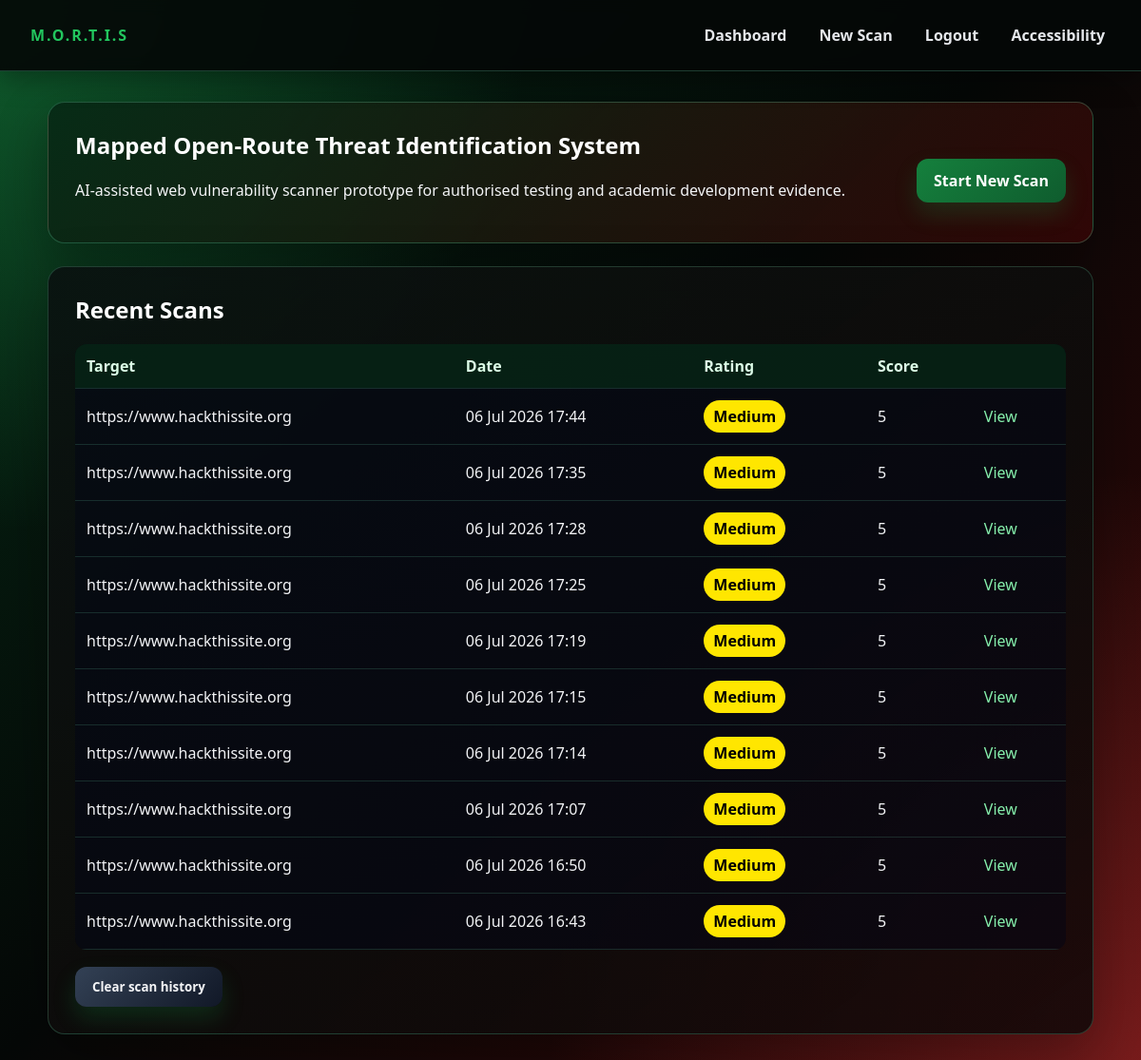
Page /dashboard (signed in) on the earlier database version.
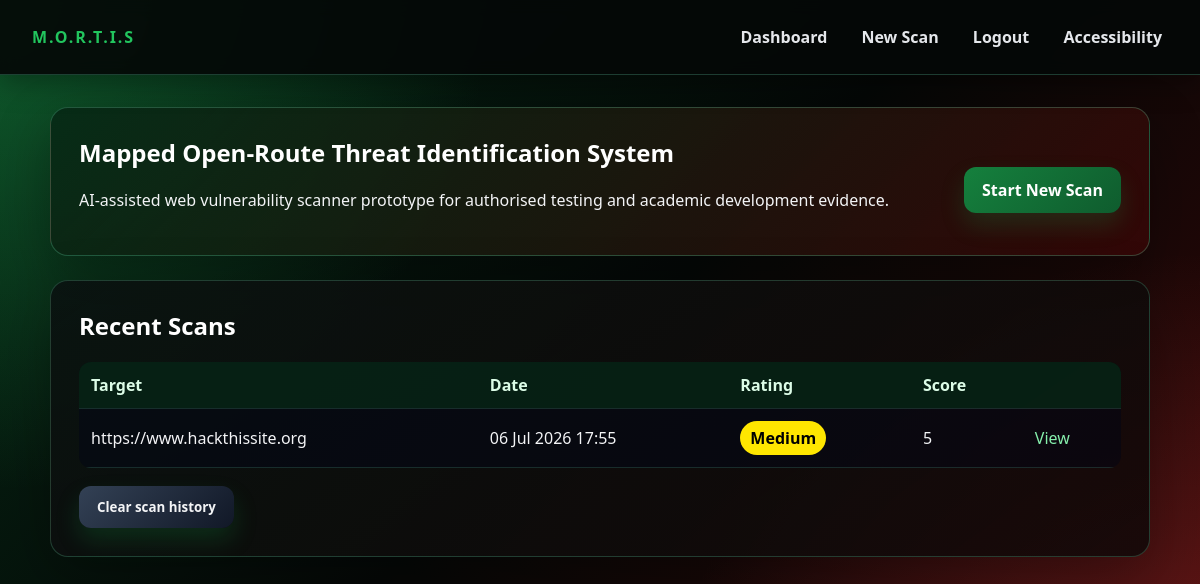
Same page on the later database version.
### app/models.py (models this page shows)
class Scan(db.Model):
    id = db.Column(db.Integer, primary_key=True)
    target_url = db.Column(db.String(500), nullable=False)
    created_at = db.Column(db.DateTime, default=datetime.utcnow)
    overall_score = db.Column(db.Integer, default=0)
    overall_rating = db.Column(db.String(20), default="Low")
    report_summary = db.Column(db.Text, default="")
    report_source = db.Column(db.String(20), default="")  # "api" | "offline" | ""
    status = db.Column(db.String(20), default="running")  # running | reporting | completed | failed
    modules_total = db.Column(db.Integer, default=0)
    modules_done = db.Column(db.Integer, default=0)
    current_module = db.Column(db.String(80), default="")
    findings = db.relationship(
        "Finding",
        backref="scan",
        cascade="all, delete-orphan",
        lazy=True,
        order_by="Finding.score.desc()"
    )

### app/routes.py (the view)
@bp.route("/dashboard")
@login_required
def dashboard():
    scans = Scan.query.order_by(Scan.created_at.desc()).limit(10).all()
    return render_template("dashboard.html", scans=scans)

### app/routes.py (called while the page is built)
def login_required(view):
    @wraps(view)
    def wrapped(*args, **kwargs):
        if "user_id" not in session:
            return redirect(url_for("main.login"))
        return view(*args, **kwargs)
    return wrapped

### app/templates/dashboard.html (shortened to what this page needs)
{% extends "base.html" %}
{% block content %}
<section class="hero">
    <div>
      <h1>Mapped Open-Route Threat Identification System</h1>
      <p>AI-assisted web vulnerability scanner prototype for authorised testing and academic development evidence.</p>
    </div>
  <a class="button" href="{{ url_for('main.scan') }}">Start New Scan</a>
</section>
<section class="card">
  <h2>Recent Scans</h2>
  {% if scans %}
  <table>
    <thead><tr><th>Target</th><th>Date</th><th>Rating</th><th>Score</th><th></th></tr></thead>
    <tbody>
    {% for scan in scans %}
      <tr>
        <td>{{ scan.target_url }}</td>
        <td>{{ scan.created_at.strftime('%d %b %Y %H:%M') }}</td>
        <td>
          {% if scan.status in ("running", "reporting") %}
            <span class="badge info">Running…</span>
          {% elif scan.status == "failed" %}
            <span class="badge critical">Failed</span>
          {% else %}
            <span class="badge {{ scan.overall_rating|lower }}">{{ scan.overall_rating }}</span>
          {% endif %}
        </td>
        <td>{{ scan.overall_score }}</td>
        <td>
          {% if scan.status in ("running", "reporting") %}
            <a href="{{ url_for('main.scan_progress', scan_id=scan.id) }}">View progress</a>
          {% else %}
            <a href="{{ url_for('main.results', scan_id=scan.id) }}">View</a>
          {% endif %}
        </td>
      </tr>
    {% endfor %}
    </tbody>
  </table>
  <form method="post" action="{{ url_for('main.clear_history') }}"
        onsubmit="return confirm('Are you sure you want to clear your scan history? This permanently deletes all scans and cannot be undone.');">
    <button type="submit" class="secondary">Clear scan history</button>
  </form>
  {% else %}
    <p class="muted">No scans yet. Run your first authorised scan.</p>
  {% endif %}
</section>
{% endblock %}

### app/templates/base.html (shortened to what this page needs)
<!doctype html>
<html lang="en">
<head>
  <link rel="stylesheet" href="{{ url_for('static', filename='css/style.css') }}">
</head>
<body>
  <header class="topbar">
    <div class="brand">M.O.R.T.I.S</div>
    <nav aria-label="Primary">
      {% if session.get('user_id') %}
        <a href="{{ url_for('main.dashboard') }}">Dashboard</a>
        <a href="{{ url_for('main.scan') }}">New Scan</a>
        <a href="{{ url_for('main.logout') }}">Logout</a>
      {% endif %}
      <a href="{{ url_for('main.accessibility') }}">Accessibility</a>
    </nav>
  </header>
  <main class="container" id="main" tabindex="-1">
    {% block content %}{% endblock %}
  </main>
</body>
</html>

### app/static/css/style.css (style rules this page uses)
:root { --bg: #050807; --bg-red: #3a0707; --bg-green:#062915; --panel: rgba(10, 18, 16, 0.92); --panel-2: rgba(18, 8, 8, 0.88); --text: #f3f4f6; --muted: #a7b7ad; --line: rgba(110, 231, 183, 0.22); --accent: #ef4444; --accent-2:#22c55e; --danger: #dc2626; --success: #16a34a; }
*, *::before, *::after { box-sizing: border-box; }
body { margin: 0; font-family: "Aptos", "Aptos Display", "Segoe UI", Arial, sans-serif; color: var(--text); background: radial-gradient(circle at top left, rgba(34, 197, 94, 0.34), transparent 34%), radial-gradient(circle at bottom right, rgba(239, 68, 68, 0.34), transparent 38%), linear-gradient(135deg, var(--bg-green) 0%, var(--bg) 48%, var(--bg-red) 100%); background-attachment: fixed; }
button, input, select, textarea, .summary { font-family: inherit; }
h1, h2, h3 { margin-top: 0; color: #ffffff; }
a { color: #86efac; text-decoration: none; }
.topbar { position: sticky; top: 0; display: flex; justify-content: space-between; align-items: center; padding: 18px 32px; background: rgba(5, 8, 7, 0.92); border-bottom: 1px solid rgba(110, 231, 183, 0.24); box-shadow: 0 8px 28px rgba(0, 0, 0, 0.35); backdrop-filter: blur(8px); }
.topbar .brand { font-weight: 800; letter-spacing: 0.12em; color: var(--accent-2); }
.topbar nav a { margin-left: 18px; color: #e5e7eb; font-weight: 700; }
.container { width: min(1100px, 94%); margin: 32px auto; }
.hero { display: flex; justify-content: space-between; align-items: center; gap: 24px; padding: 28px; margin-bottom: 24px; background: linear-gradient(135deg, rgba(6, 41, 21, 0.92), rgba(58, 7, 7, 0.76)); border: 1px solid rgba(110, 231, 183, 0.26); border-radius: 18px; box-shadow: 0 20px 55px rgba(0, 0, 0, 0.32); }
.card { padding: 28px; margin-bottom: 24px; background: linear-gradient(145deg, var(--panel), var(--panel-2)); border: 1px solid rgba(110, 231, 183, 0.22); border-radius: 18px; box-shadow: 0 20px 60px rgba(0, 0, 0, 0.32); }
button, .button { display: inline-block; margin-top: 18px; padding: 12px 18px; background: linear-gradient(135deg, #15803d, #0f5c2e); color: #ffffff; font-weight: 800; border: 0; border-radius: 12px; cursor: pointer; box-shadow: 0 12px 24px rgba(22, 163, 74, 0.20); }
.secondary { background: linear-gradient(135deg, #334155, #111827); color: var(--text); }
table { width: 100%; border-collapse: collapse; background: rgba(2, 6, 23, 0.45); border-radius: 12px; overflow: hidden; }
th, td { padding: 12px; text-align: left; border-bottom: 1px solid rgba(110, 231, 183, 0.16); }
th { color: #dcfce7; background: rgba(6, 41, 21, 0.72); }
.badge { display: inline-block; padding: 6px 10px; background: #334155; color: #ffffff; font-weight: 800; border-radius: 999px; }
.badge.medium { background: #ffe600; color: #000000; }
.topbar nav a { display: inline-block; padding: 8px 6px; }

Differences in the rows shown:
removed Scan: target_url "https://www.hackthissite.org", created_at "06 Jul 2026 17:44", overall_rating "Medium", overall_score "5"
removed Scan: target_url "https://www.hackthissite.org", created_at "06 Jul 2026 17:35", overall_rating "Medium", overall_score "5"
removed Scan: target_url "https://www.hackthissite.org", created_at "06 Jul 2026 17:28", overall_rating "Medium", overall_score "5"
removed Scan: target_url "https://www.hackthissite.org", created_at "06 Jul 2026 17:25", overall_rating "Medium", overall_score "5"
removed Scan: target_url "https://www.hackthissite.org", created_at "06 Jul 2026 17:19", overall_rating "Medium", overall_score "5"
removed Scan: target_url "https://www.hackthissite.org", created_at "06 Jul 2026 17:15", overall_rating "Medium", overall_score "5"
removed Scan: target_url "https://www.hackthissite.org", created_at "06 Jul 2026 17:14", overall_rating "Medium", overall_score "5"
removed Scan: target_url "https://www.hackthissite.org", created_at "06 Jul 2026 17:07", overall_rating "Medium", overall_score "5"
removed Scan: target_url "https://www.hackthissite.org", created_at "06 Jul 2026 16:50", overall_rating "Medium", overall_score "5"
removed Scan: target_url "https://www.hackthissite.org", created_at "06 Jul 2026 16:43", overall_rating "Medium", overall_score "5"
now on this page (row edited): Scan: target_url "https://www.hackthissite.org", created_at "06 Jul 2026 17:55", overall_rating "Medium", overall_score "5"
